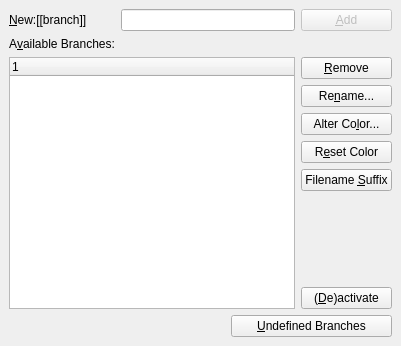
<?xml version="1.0" encoding="UTF-8"?>
<ui version="4.0">
 <class>BranchesUi</class>
 <widget class="QWidget" name="BranchesUi">
  <property name="geometry">
   <rect>
    <x>0</x>
    <y>0</y>
    <width>401</width>
    <height>346</height>
   </rect>
  </property>
  <property name="windowTitle">
   <string/>
  </property>
  <layout class="QGridLayout">
   <property name="leftMargin">
    <number>9</number>
   </property>
   <property name="topMargin">
    <number>9</number>
   </property>
   <property name="rightMargin">
    <number>9</number>
   </property>
   <property name="bottomMargin">
    <number>9</number>
   </property>
   <property name="spacing">
    <number>6</number>
   </property>
   <item row="6" column="3">
    <widget class="QPushButton" name="suffixPB">
     <property name="toolTip">
      <string>Append the name of this branch to the output filename, given the branch is active.</string>
     </property>
     <property name="text">
      <string>Filename &amp;Suffix</string>
     </property>
    </widget>
   </item>
   <item row="7" column="3">
    <spacer>
     <property name="orientation">
      <enum>Qt::Vertical</enum>
     </property>
     <property name="sizeType">
      <enum>QSizePolicy::Expanding</enum>
     </property>
     <property name="sizeHint" stdset="0">
      <size>
       <width>83</width>
       <height>51</height>
      </size>
     </property>
    </spacer>
   </item>
   <item row="1" column="0" colspan="3">
    <widget class="QLabel" name="availableLB">
     <property name="text">
      <string>A&amp;vailable Branches:</string>
     </property>
     <property name="buddy">
      <cstring>branchesTW</cstring>
     </property>
    </widget>
   </item>
   <item row="2" column="3">
    <widget class="QPushButton" name="removePB">
     <property name="toolTip">
      <string>Remove the selected branch</string>
     </property>
     <property name="text">
      <string>&amp;Remove</string>
     </property>
    </widget>
   </item>
   <item row="9" column="2" colspan="2">
    <widget class="QPushButton" name="unknownPB">
     <property name="toolTip">
      <string>Show undefined branches used in this document.</string>
     </property>
     <property name="text">
      <string>&amp;Undefined Branches</string>
     </property>
    </widget>
   </item>
   <item row="2" column="0" rowspan="7" colspan="3">
    <widget class="QTreeWidget" name="branchesTW">
     <property name="rootIsDecorated">
      <bool>false</bool>
     </property>
     <column>
      <property name="text">
       <string notr="true">1</string>
      </property>
     </column>
    </widget>
   </item>
   <item row="8" column="3">
    <widget class="QPushButton" name="activatePB">
     <property name="toolTip">
      <string>Toggle the selected branch</string>
     </property>
     <property name="text">
      <string>(&amp;De)activate</string>
     </property>
    </widget>
   </item>
   <item row="0" column="3">
    <widget class="QPushButton" name="addBranchPB">
     <property name="enabled">
      <bool>false</bool>
     </property>
     <property name="toolTip">
      <string>Add a new branch to the list</string>
     </property>
     <property name="text">
      <string>&amp;Add</string>
     </property>
    </widget>
   </item>
   <item row="4" column="3">
    <widget class="QPushButton" name="colorPB">
     <property name="toolTip">
      <string>Define or change background color</string>
     </property>
     <property name="text">
      <string>Alter Co&amp;lor...</string>
     </property>
    </widget>
   </item>
   <item row="3" column="3">
    <widget class="QPushButton" name="renamePB">
     <property name="toolTip">
      <string>Change the name of the selected branch</string>
     </property>
     <property name="text">
      <string>Re&amp;name...</string>
     </property>
    </widget>
   </item>
   <item row="0" column="0">
    <widget class="QLabel" name="newBranchLA">
     <property name="text">
      <string>&amp;New:[[branch]]</string>
     </property>
     <property name="buddy">
      <cstring>newBranchLE</cstring>
     </property>
    </widget>
   </item>
   <item row="0" column="1" colspan="2">
    <widget class="QLineEdit" name="newBranchLE"/>
   </item>
   <item row="9" column="0" colspan="2">
    <spacer>
     <property name="orientation">
      <enum>Qt::Horizontal</enum>
     </property>
     <property name="sizeHint" stdset="0">
      <size>
       <width>251</width>
       <height>20</height>
      </size>
     </property>
    </spacer>
   </item>
   <item row="5" column="3">
    <widget class="QPushButton" name="resetColorPB">
     <property name="toolTip">
      <string>Reset branch color to default (standard background)</string>
     </property>
     <property name="text">
      <string>R&amp;eset Color</string>
     </property>
    </widget>
   </item>
  </layout>
 </widget>
 <tabstops>
  <tabstop>newBranchLE</tabstop>
  <tabstop>addBranchPB</tabstop>
  <tabstop>branchesTW</tabstop>
  <tabstop>removePB</tabstop>
  <tabstop>renamePB</tabstop>
  <tabstop>colorPB</tabstop>
  <tabstop>suffixPB</tabstop>
  <tabstop>activatePB</tabstop>
  <tabstop>unknownPB</tabstop>
 </tabstops>
 <includes>
  <include location="local">qt_i18n.h</include>
 </includes>
 <resources/>
 <connections/>
</ui>
